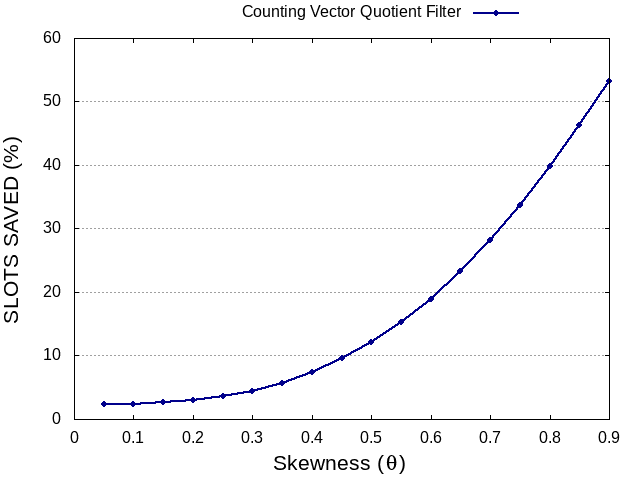

Recreate this plot in gnuplot.
set term eps
set output "21lf20compress.eps"
set key out top center horizontal
set style data linespoints
set style line 1 lc rgb "dark-blue" pt 7 ps 0.7 lt 1 lw 2
set yrange [0:]
set grid ytics
set xlabel "Skewness ({/Symbol q})" font ",16"
set ylabel "SLOTS SAVED (%)" font ",16"
plot "21lf20compress" using 1:2 ls 1 title "Counting Vector Quotient Filter"
